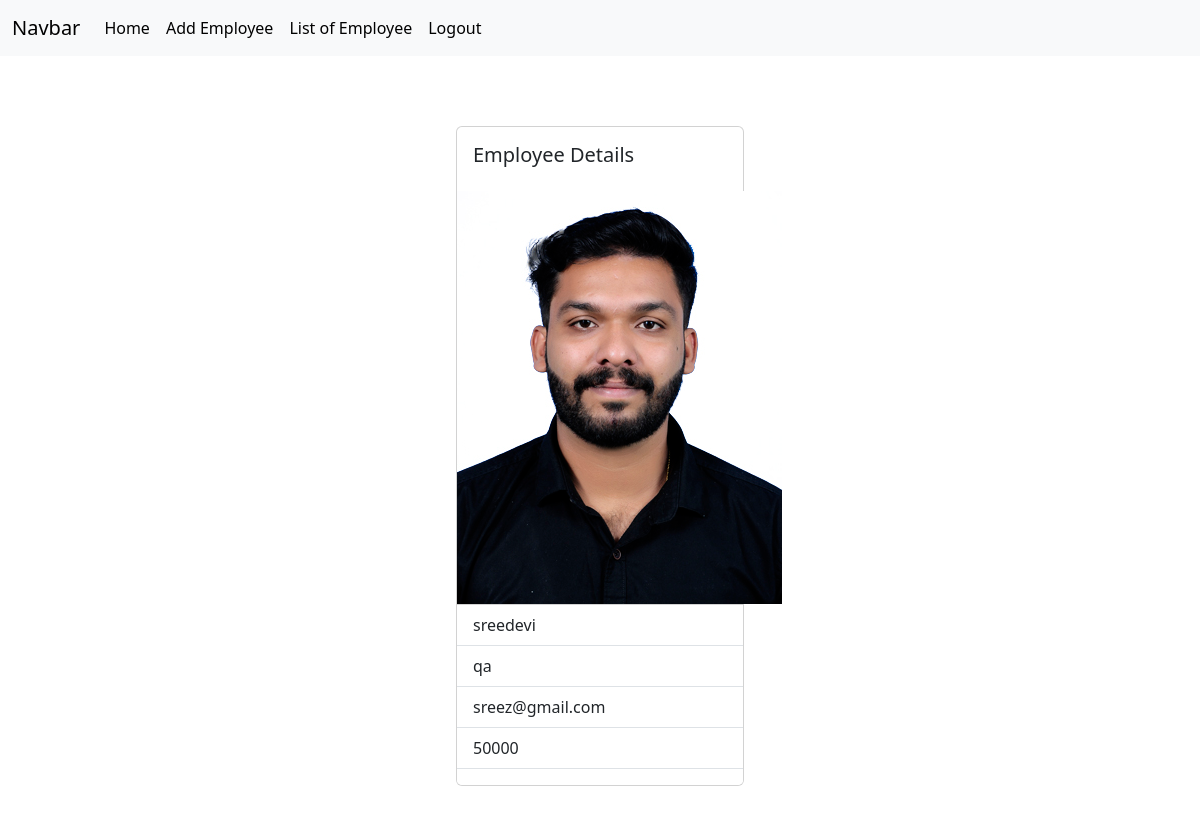
The app's page /employee/10 (signed in) with its own data.
### crm/models.py (models this page shows, shortened)
class Employee(models.Model):
    name=models.CharField(max_length=100)
    department=models.CharField(max_length=100)
    salary=models.PositiveSmallIntegerField()
    email=models.EmailField()
    contact=models.CharField(max_length=200,null=True)
    profile_pic=models.ImageField(upload_to="images",null=True,blank=True)
    dob=models.DateField(null=True,blank=True)

### crm/views.py (the view)
# urls.py: path("employee/<int:pk>",views.EmployeeDetailView.as_view(),name="emp_detail"),
@method_decorator(signin_required,name="dispatch")
class EmployeeDetailView(View):
    def get(self,request,*args,**kwargs):
        id=kwargs.get("pk")
        qs=Employee.objects.get(id=id)
        return render(request,"emp_detail.html",{"data":qs})

### crm/views.py (called while the page is built)
def signin_required(fn):
    def wrapper(request,*args,**kwargs):
        if not request.user.is_authenticated:
            messages.error(request,"invalid session")
            return redirect("signin")
        else:
            return fn(request,*args,**kwargs)
    return wrapper

### crm/templates/emp_detail.html
{%extends 'base.html'%}
{%block body_block%}
<body style="height: 100vh;">
    <div class="container d-flex justify-content-center align-items-center" style="height: 800px;">
            <div class="card" style="width: 18rem;">
                <div class="card-body">
                    <h5 class="card-title">Employee Details</h5>
                </div>
                <div>
                    {%if data.profile_pic%}
                     <img src="{{data.profile_pic.url}}" alt="">
                    {%endif%}
                </div>
                <ul class="list-group list-group-flush">
                    <li class="list-group-item">{{data.name}}</li>
                    <li class="list-group-item">{{data.department}}</li>
                    <li class="list-group-item">{{data.email}}</li>
                    <li class="list-group-item">{{data.salary}}</li>
                    <li class="list-group-item">{{data.contacts}}</li>
                </ul>
            </div>
    </div>
{%endblock%}

### records on screen
Employee: profile_pic (picture), name "sreedevi", department "qa", email "sreez@gmail.com", salary "50000"
